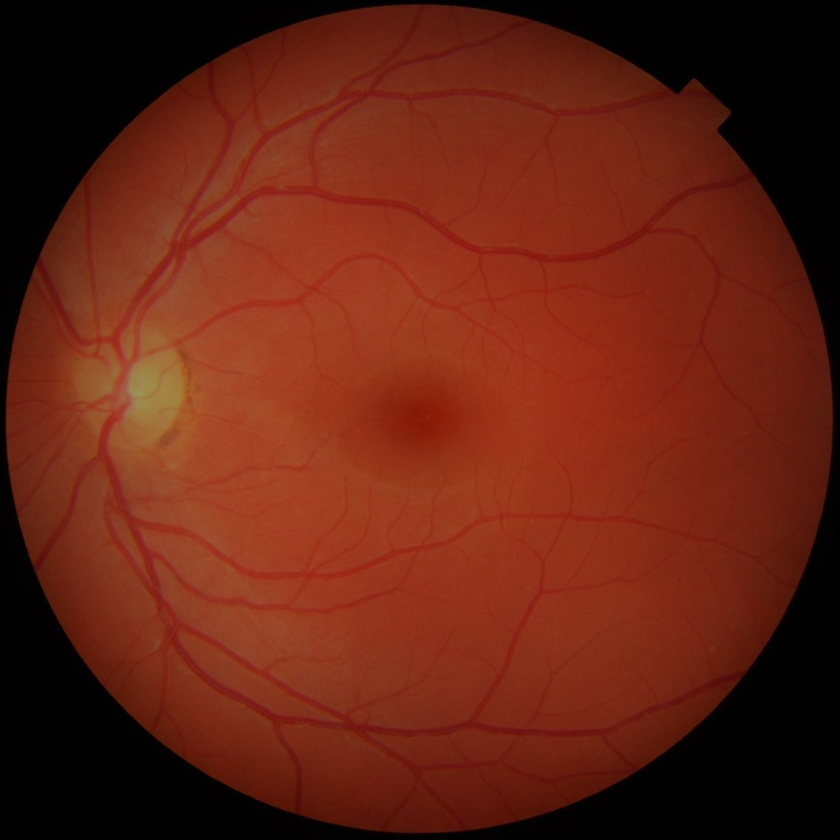
#> input picture Assignment1/a1_20172139/input_data/eye.png, 840 x 840 px, shrunk from 1200 x 1200 before the run, found by its file name
$ python histogram_matching.py
#> lines starting #> are read from the running program, lines starting #| are printed output that depends on the picture
import numpy as np
import cv2
from matplotlib import pyplot as plt


def getHistogram(image, bins=256):

    image_pixels=image.flatten()
    # array with size of bins, set to zeros
    histogram = np.zeros(bins)

    # loop through pixels and sum up counts of pixels
    for pixel in image_pixels:
        histogram[pixel] += 1

    # return our final result
    return histogram

def getCDF(hist):

    cs=np.cumsum(hist)
    # numerator & denomenator
    nj = (cs - cs.min()) * 255
    N = cs.max() - cs.min()

    # re-normalize the cdf
    cs = nj / N
    cum_hist = cs.astype('uint8')

    return cum_hist


def histEqualization(im):

    h,w=im.shape
    hist = getHistogram(im)
    cum_hist = getCDF(hist)

    img_new = cum_hist[im.flatten()]
    img_new = np.reshape(img_new, im.shape)

    return img_new

def histMatching(im1,im2):

    h,w = im1.shape

    hist1 = getHistogram(im1)
    cum_hist1 =getCDF(hist1)

    hist2 = getHistogram(im2)
    cum_hist2 =getCDF(hist2)

    pixels = np.arange(256)
    new_pixels = np.interp(cum_hist1, cum_hist2, pixels)
    new_im = (np.reshape(new_pixels[im1.ravel()], im1.shape)).astype(np.uint8)


# [6 lines of commented-out code are left out]


    return  new_im

imge_path1='A1_resources\DIP_2019_A1\eye.png'
im1 = cv2.imread(imge_path1,0)
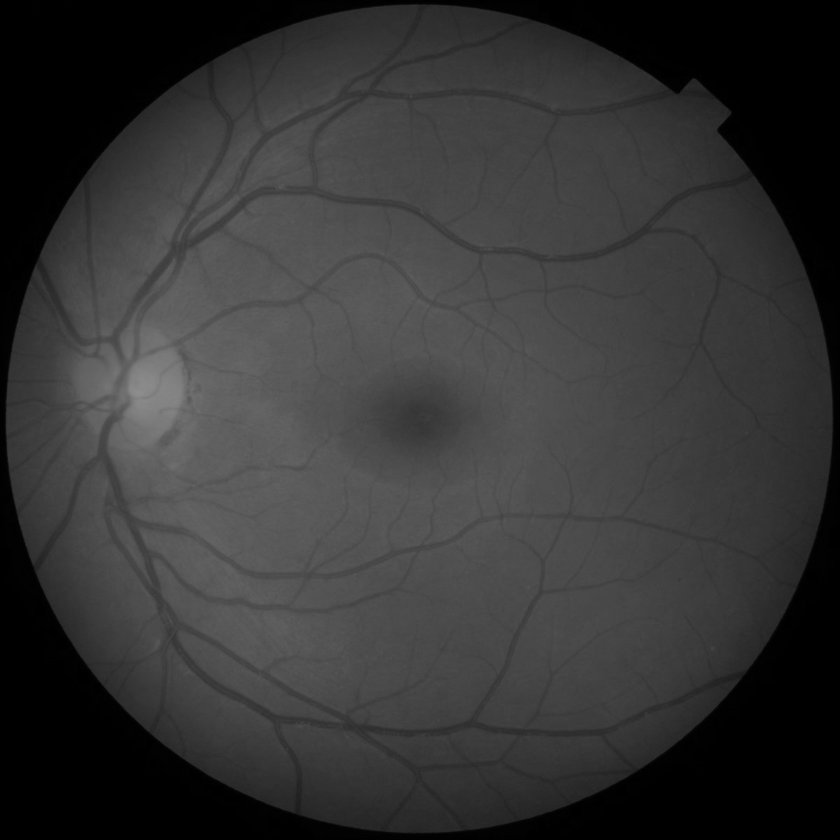
#> im1: shape (840, 840); min 0, max 143, mean 52.6

imge_path2='A1_resources\DIP_2019_A1\eyeref.png'
im2 = cv2.imread(imge_path2,0)
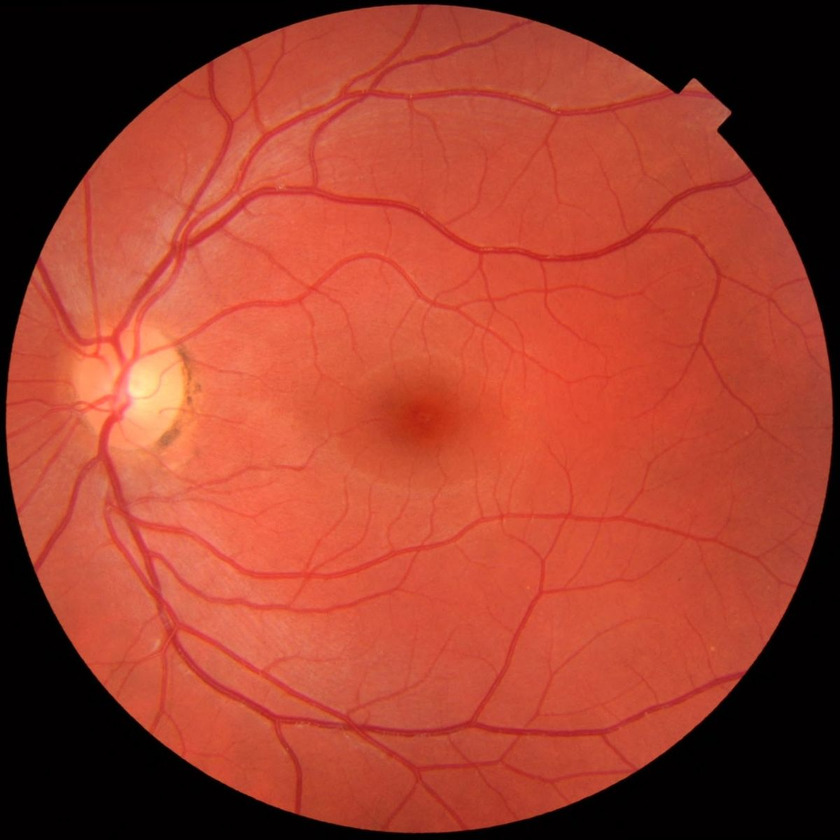
#> input picture Assignment1/a1_20172139/input_data/eyeref.png, 840 x 840 px, shrunk from 1200 x 1200 before the run, found by its file name
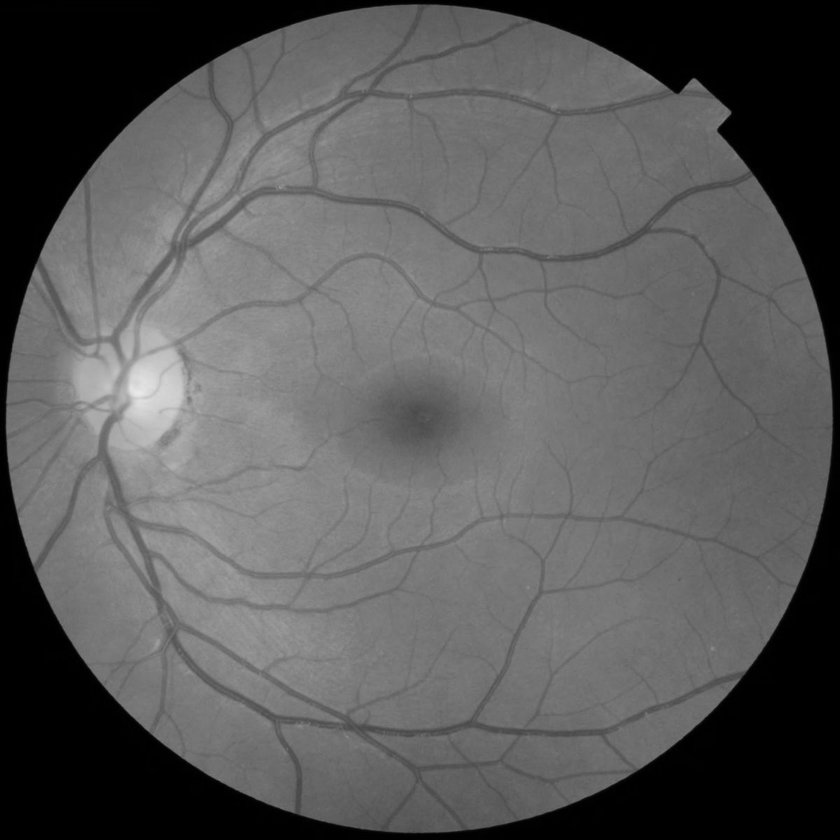
#> im2: shape (840, 840); min 0, max 234, mean 89.7


new_image=histMatching(im1,im2)
#> after the loop in getHistogram, `for pixel in image_pixels:`: histogram = 256 values, max 127021 at index 0, min 0 at index 144, mean 2756.2
#> in histMatching, `hist1 = getHistogram(im1)`: hist1 has the same summary as histogram in getHistogram
#> in getCDF, `cs=np.cumsum(hist)`: cs = 256 values from 127021 to 705600
#> in getCDF, `nj = (cs - cs.min()) * 255`: nj = 256 values from 0 to 147537645
#> in getCDF, `N = cs.max() - cs.min()`: N = 578579
#> in getCDF, `cs = nj / N`: cs = 256 values from 0 to 255
#> in histMatching, `hist2 = getHistogram(im2)`: hist2 = 256 values, max 141139 at index 0, min 0 at index 235, mean 2756.2
#> in histMatching, `cum_hist2 =getCDF(hist2)`: cum_hist2 = 256 values from 0 to 255
#> in histMatching, `new_im = (np.reshape(new_pixels[im1.ravel()], im1.shape)).astype(np.ui..`:
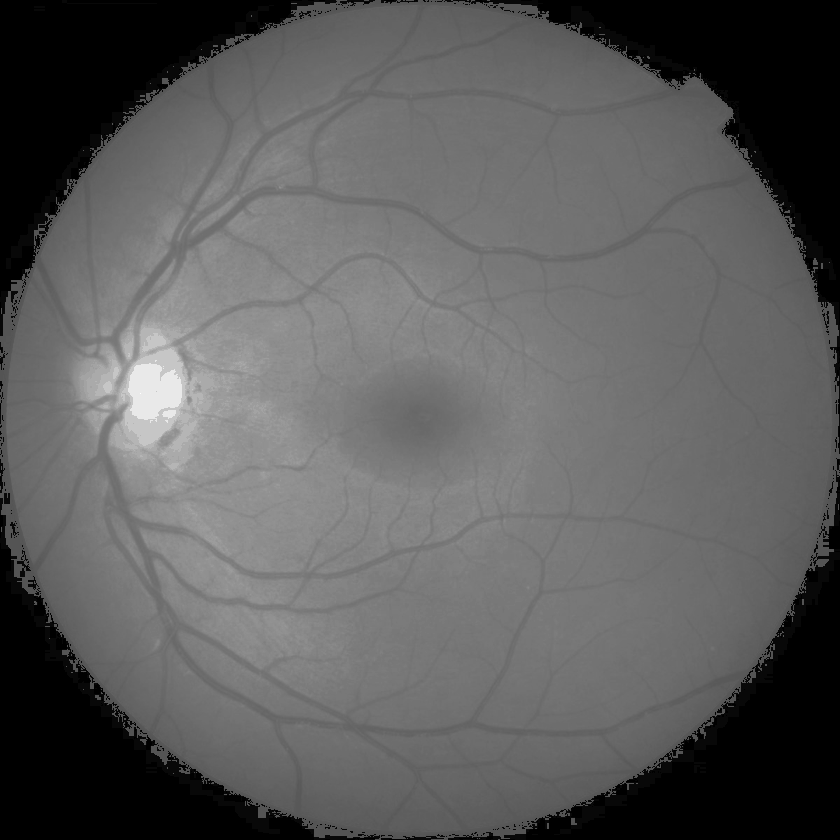
#> new_im: shape (840, 840); min 0, max 255, mean 92.6
#cv2.normalize(new_image, new_image, 0, 255, cv2.NORM_MINMAX)
#plt.imshow(new_image,cmap='gray')

plt.figure(figsize=(8, 8))
plt.subplots_adjust(bottom=0.5, right=1.2, top=1.2)

plt.subplot(3,3,1)
plt.title("Original Image")
plt.axis('off')
plt.imshow(im1,cmap='gray')

plt.subplot(3,3,2)
plt.title("Histogram of image to be adjusted")
#plt.axis('off')
hist_ori = getHistogram(im1)
#> hist_ori has the same summary as histogram in getHistogram
plt.plot(hist_ori)

plt.subplot(3,3,3)
plt.title("CDF of image to be adjusted")
#plt.axis('off')
cdf_ori = getCDF(hist_ori)
#> cdf_ori = 256 values from 0 to 255
plt.plot(cdf_ori)

plt.subplot(3,3,4)
plt.title("Reference Image")
plt.axis('off')
plt.imshow(im1,cmap='gray')

plt.subplot(3,3,5)
plt.title("Histogram of reference image")
#plt.axis('off')
hist_ref = getHistogram(im2)
#> hist_ref has the same summary as hist2 in histMatching
plt.plot(hist_ref)

plt.subplot(3,3,6)
plt.title("CDF of reference image")
#plt.axis('off')
cdf_ref = getCDF(hist_ref)
#> cdf_ref = 256 values from 0 to 255
plt.plot(cdf_ref)

plt.subplot(3,3,7)
plt.title("Output Image")
plt.axis('off')
plt.imshow(im1,cmap='gray')

plt.subplot(3,3,8)
plt.title("Histogram of output image")
#plt.axis('off')
hist_new = getHistogram(im2)
#> hist_new has the same summary as hist2 in histMatching
plt.plot(hist_new)

plt.subplot(3,3,9)
plt.title("CDF of output image")
#plt.axis('off')
cdf_new = getCDF(hist_new)
#> cdf_new = 256 values from 0 to 255
plt.plot(cdf_new)

plt.tight_layout()
plt.show()
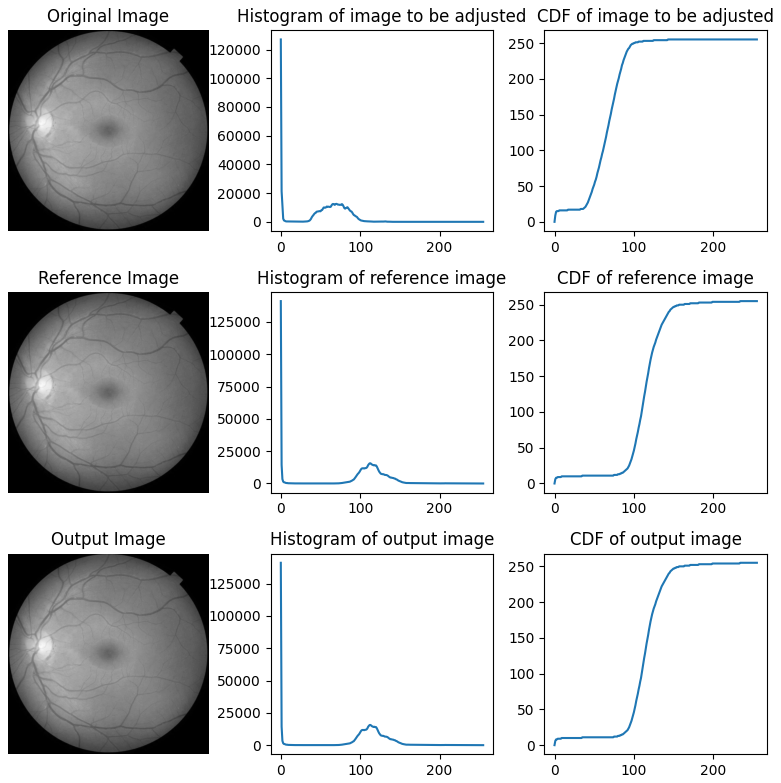
#> figure drawn by matplotlib, 9 panels; panel 2: curve peaks at x = 0, y = 127021; panel 3: curve peaks at x = 143, y = 255; panel 5: curve peaks at x = 0, y = 141139; panel 6: curve peaks at x = 234, y = 255
